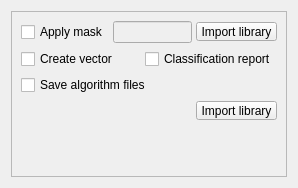
            <widget class="QWidget" name="page_4">
             <property name="geometry">
              <rect>
               <x>0</x>
               <y>0</y>
               <width>298</width>
               <height>188</height>
              </rect>
             </property>
             <attribute name="label">
              <string> Classification output</string>
             </attribute>
             <layout class="QGridLayout" name="gridLayout_25">
              <item row="0" column="0">
               <widget class="QFrame" name="frame_7">
                <property name="frameShape">
                 <enum>QFrame::StyledPanel</enum>
                </property>
                <property name="frameShadow">
                 <enum>QFrame::Sunken</enum>
                </property>
                <layout class="QGridLayout" name="gridLayout_42">
                 <item row="0" column="0">
                  <layout class="QVBoxLayout" name="verticalLayout_3">
                   <item>
                    <layout class="QGridLayout" name="gridLayout_11">
                     <property name="spacing">
                      <number>4</number>
                     </property>
                     <item row="2" column="0" colspan="2">
                      <layout class="QGridLayout" name="gridLayout_13">
                       <item row="0" column="0">
                        <widget class="QCheckBox" name="mask_checkBox">
                         <property name="toolTip">
                          <string>&lt;html&gt;&lt;head/&gt;&lt;body&gt;&lt;p&gt;Select an optional mask vector&lt;/p&gt;&lt;/body&gt;&lt;/html&gt;</string>
                         </property>
                         <property name="text">
                          <string>Apply mask</string>
                         </property>
                        </widget>
                       </item>
                       <item row="0" column="2">
                        <widget class="QLineEdit" name="mask_lineEdit">
                         <property name="enabled">
                          <bool>false</bool>
                         </property>
                         <property name="toolTip">
                          <string>&lt;html&gt;&lt;head/&gt;&lt;body&gt;&lt;p&gt;Path of the optional mask shapefile&lt;/p&gt;&lt;/body&gt;&lt;/html&gt;</string>
                         </property>
                         <property name="inputMethodHints">
                          <set>Qt::ImhUrlCharactersOnly</set>
                         </property>
                         <property name="text">
                          <string/>
                         </property>
                        </widget>
                       </item>
                       <item row="0" column="3">
                        <widget class="QToolButton" name="resetMaskButton">
                         <property name="toolTip">
                          <string>&lt;html&gt;&lt;head/&gt;&lt;body&gt;&lt;p&gt;&lt;span &gt;Reset&lt;/span&gt;&lt;/p&gt;&lt;/body&gt;&lt;/html&gt;</string>
                         </property>
                         <property name="styleSheet">
                          <string notr="true">margin: 0px;padding: 0px;</string>
                         </property>
                         <property name="text">
                          <string>Import library</string>
                         </property>
                         <property name="icon">
                          <iconset resource="resources.qrc">
                           <normaloff>:/plugins/semiautomaticclassificationplugin/icons/semiautomaticclassificationplugin_reset.png</normaloff>:/plugins/semiautomaticclassificationplugin/icons/semiautomaticclassificationplugin_reset.png</iconset>
                         </property>
                         <property name="iconSize">
                          <size>
                           <width>22</width>
                           <height>22</height>
                          </size>
                         </property>
                        </widget>
                       </item>
                      </layout>
                     </item>
                    </layout>
                   </item>
                   <item>
                    <layout class="QHBoxLayout" name="horizontalLayout_2">
                     <item>
                      <widget class="QCheckBox" name="vector_output_checkBox">
                       <property name="toolTip">
                        <string>&lt;html&gt;&lt;head/&gt;&lt;body&gt;&lt;p&gt;Create a classification shapefile after the classification process&lt;/p&gt;&lt;/body&gt;&lt;/html&gt;</string>
                       </property>
                       <property name="text">
                        <string>Create vector</string>
                       </property>
                      </widget>
                     </item>
                     <item>
                      <widget class="QCheckBox" name="report_checkBox">
                       <property name="toolTip">
                        <string>&lt;html&gt;&lt;head/&gt;&lt;body&gt;&lt;p&gt;Calculate a classification report&lt;/p&gt;&lt;/body&gt;&lt;/html&gt;</string>
                       </property>
                       <property name="text">
                        <string>Classification report</string>
                       </property>
                      </widget>
                     </item>
                    </layout>
                   </item>
                   <item>
                    <layout class="QHBoxLayout" name="horizontalLayout_4">
                     <item>
                      <widget class="QCheckBox" name="alg_files_checkBox">
                       <property name="toolTip">
                        <string>&lt;html&gt;&lt;head/&gt;&lt;body&gt;&lt;p&gt;If enabled, the rasters calculated by the classification algorithm (one per signature) are saved along with the classification&lt;/p&gt;&lt;/body&gt;&lt;/html&gt;</string>
                       </property>
                       <property name="text">
                        <string>Save algorithm files</string>
                       </property>
                      </widget>
                     </item>
                    </layout>
                   </item>
                   <item>
                    <layout class="QGridLayout" name="gridLayout_41">
                     <item row="0" column="1">
                      <widget class="QToolButton" name="button_classification">
                       <property name="toolTip">
                        <string>&lt;html&gt;&lt;head/&gt;&lt;body&gt;&lt;p&gt;&lt;span &gt;Run&lt;/span&gt;&lt;/p&gt;&lt;/body&gt;&lt;/html&gt;</string>
                       </property>
                       <property name="styleSheet">
                        <string notr="true">margin: 0px;padding: 0px;</string>
                       </property>
                       <property name="text">
                        <string>Import library</string>
                       </property>
                       <property name="icon">
                        <iconset resource="resources.qrc">
                         <normaloff>:/plugins/semiautomaticclassificationplugin/icons/semiautomaticclassificationplugin_run.png</normaloff>:/plugins/semiautomaticclassificationplugin/icons/semiautomaticclassificationplugin_run.png</iconset>
                       </property>
                       <property name="iconSize">
                        <size>
                         <width>34</width>
                         <height>34</height>
                        </size>
                       </property>
                      </widget>
                     </item>
                     <item row="0" column="0">
                      <spacer name="horizontalSpacer_11">
                       <property name="orientation">
                        <enum>Qt::Horizontal</enum>
                       </property>
                       <property name="sizeHint" stdset="0">
                        <size>
                         <width>40</width>
                         <height>20</height>
                        </size>
                       </property>
                      </spacer>
                     </item>
                    </layout>
                   </item>
                   <item>
                    <spacer name="verticalSpacer_2">
                     <property name="orientation">
                      <enum>Qt::Vertical</enum>
                     </property>
                     <property name="sizeHint" stdset="0">
                      <size>
                       <width>20</width>
                       <height>40</height>
                      </size>
                     </property>
                    </spacer>
                   </item>
                  </layout>
                 </item>
                </layout>
               </widget>
              </item>
             </layout>
            </widget>
